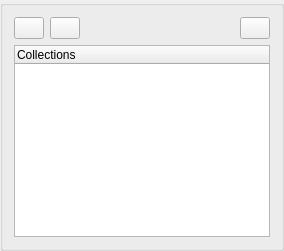
        <widget class="QGroupBox" name="collectionGroupBox">
         <layout class="QVBoxLayout" name="collectionLayout">
          <item>
           <layout class="QHBoxLayout" name="collectionButtonLayout">
            <item>
             <widget class="QPushButton" name="addCollectionButton">
              <property name="maximumSize">
               <size>
                <width>30</width>
                <height>30</height>
               </size>
              </property>
              <property name="text">
               <string/>
              </property>
              <property name="icon">
               <iconset theme="QIcon::ThemeIcon::DocumentNew"/>
              </property>
             </widget>
            </item>
            <item>
             <widget class="QPushButton" name="removeCollectionButton">
              <property name="maximumSize">
               <size>
                <width>30</width>
                <height>30</height>
               </size>
              </property>
              <property name="text">
               <string/>
              </property>
              <property name="icon">
               <iconset theme="QIcon::ThemeIcon::EditDelete"/>
              </property>
             </widget>
            </item>
            <item>
             <spacer name="collectionSpacer">
              <property name="orientation">
               <enum>Qt::Orientation::Horizontal</enum>
              </property>
              <property name="sizeHint" stdset="0">
               <size>
                <width>40</width>
                <height>20</height>
               </size>
              </property>
             </spacer>
            </item>
            <item>
             <widget class="QPushButton" name="saveCollectionButton">
              <property name="maximumSize">
               <size>
                <width>30</width>
                <height>30</height>
               </size>
              </property>
              <property name="toolTip">
               <string>Save current collection settings</string>
              </property>
              <property name="text">
               <string/>
              </property>
              <property name="icon">
               <iconset theme="QIcon::ThemeIcon::DocumentSave"/>
              </property>
             </widget>
            </item>
           </layout>
          </item>
          <item>
           <widget class="QTreeWidget" name="collectionTreeWidget">
            <property name="minimumSize">
             <size>
              <width>0</width>
              <height>120</height>
             </size>
            </property>
            <property name="rootIsDecorated">
             <bool>true</bool>
            </property>
            <property name="itemsExpandable">
             <bool>true</bool>
            </property>
            <property name="animated">
             <bool>true</bool>
            </property>
            <column>
             <property name="text">
              <string>Collections</string>
             </property>
            </column>
           </widget>
          </item>
         </layout>
        </widget>
